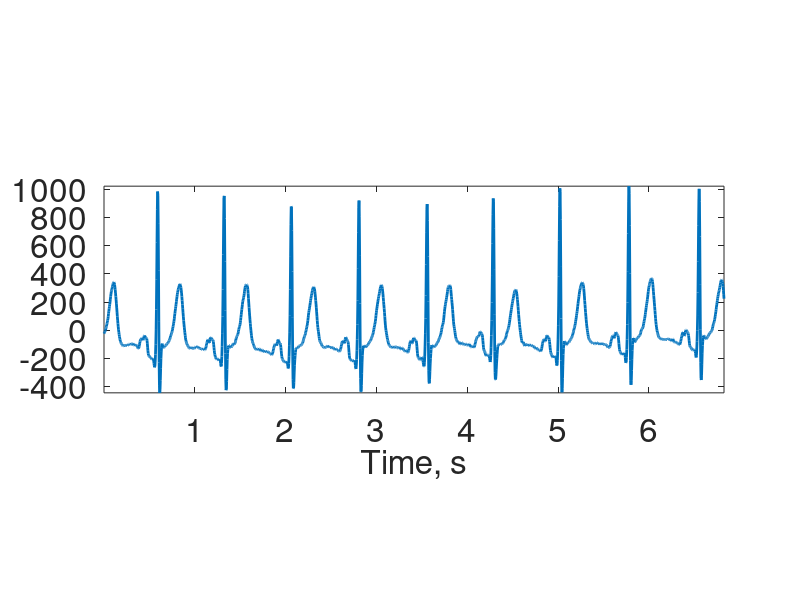
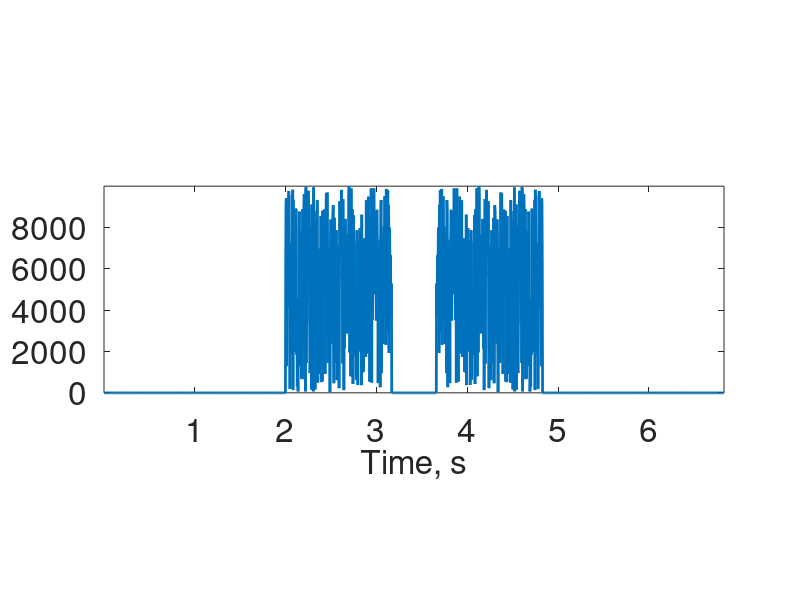
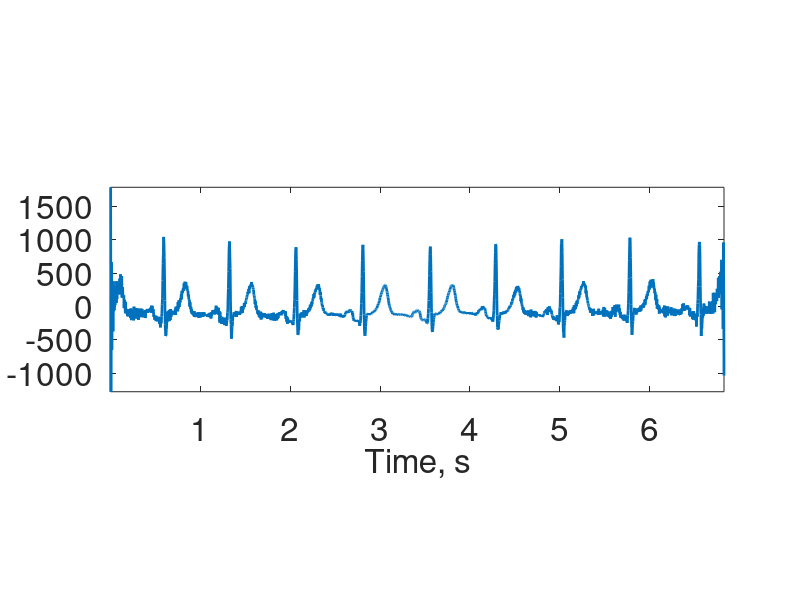
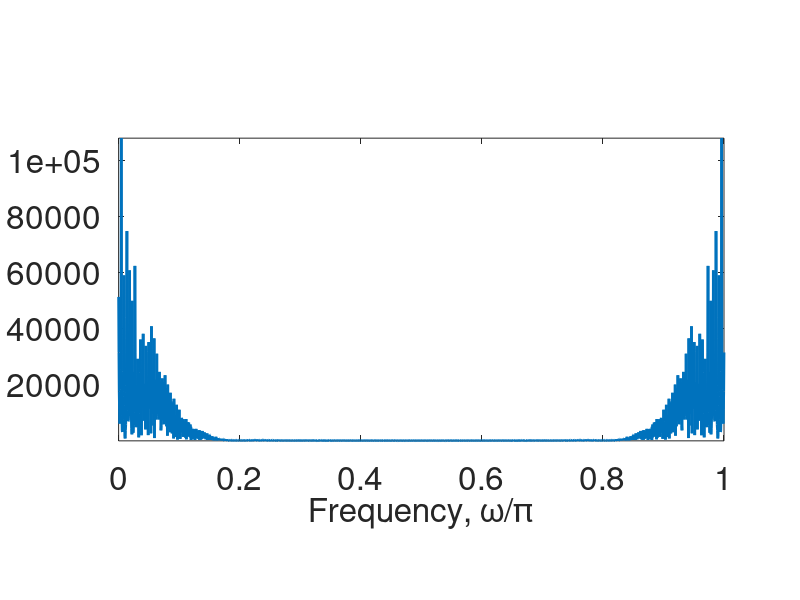

The MATLAB source for these figures, in order:
load('No28Round2_ECG.mat');

x=ECGsignal(20001:22048);
fx = fft(x);
%fnoise=[zeros(1, 74), random('norm', 0, 5000, 1, 350)+i*random('norm', 0, 5000, 1, 350), zeros(1, 600)];
fnoise=[zeros(1, 74), 10000*rand(1, 350), zeros(1, 600)];
fnoise=[fliplr(fnoise) fnoise];
%fnoise(fnoise>1000)=fnoise(fnoise>1000)/50;

fy=fx+fnoise;
y=ifft(fy);
figure(1);
hhh = plot((1:length(x))/300, x);
axisx=xlabel('Time, s');
set(gca, 'FontSize', 24, 'PlotBoxAspectRatio', [3 1 1]);
set(hhh, 'LineWidth', 2);
set(axisx, 'FontSize', 24);
axis tight;

figure(2)
hhh=plot((1:length(y))/300, fnoise);
axisx=xlabel('Time, s');
set(gca, 'FontSize', 24, 'PlotBoxAspectRatio', [3 1 1]);
set(hhh, 'LineWidth', 2);
set(axisx, 'FontSize', 24);
axis tight;

figure(3)
hhh=plot((1:length(y))/300, y);
axisx=xlabel('Time, s');
set(gca, 'FontSize', 24, 'PlotBoxAspectRatio', [3 1 1]);
set(hhh, 'LineWidth',2);
set(axisx, 'FontSize', 24);
axis tight;

figure(4)
hhh=plot((0:length(fx)-1)/(length(fx)-1), abs(fx(1:length(fx))));
axisx=xlabel('Frequency, \omega/\pi');
set(gca, 'FontSize', 24, 'PlotBoxAspectRatio', [3 1.5 1]);
set(hhh, 'LineWidth', 2);
set(axisx, 'FontSize', 24);
axis tight;


figure(5)
hhh=plot((0:length(fy)/2-1)/(length(fy)/2-1), abs(fy(1:length(fy)/2)));
axisx=xlabel('Frequency, \omega/\pi');
set(gca, 'FontSize', 24, 'PlotBoxAspectRatio', [3 1.5 1]);
set(hhh, 'LineWidth', 2);
set(axisx, 'FontSize', 24);
axis tight;

figure(6) %Fourier Domain Filtering
T=length(fy)
k1=round(T/2*.55)
k2=round(T/2*.95)
fy_filtered = fy;
fy_filtered(k1:k2)=zeros(1, k2-k1+1);
fy_filtered(T-k2:T-k1)=zeros(1, k2-k1+1);
a=length(fy_filtered)

%hhh=plot((0:length(fy)/2-1)/(length(fy)/2-1), abs(fy_filtered(1:length(fy)/2)));
hhh=plot((0:length(fy)-1)/(length(fy)-1), abs(fy_filtered-fy));
axisx=xlabel('Frequency, \omega/\pi');
set(gca, 'FontSize', 24, 'PlotBoxAspectRatio', [3 1.5 1]);
set(hhh, 'LineWidth', 2);
set(axisx, 'FontSize', 24);
axis tight;

figure(7)

y_filtered = ifft(fy_filtered);
hhh = plot((1:length(x))/300, real(y_filtered),(1:length(x))/300, x );
axisx=xlabel('Time, s');
set(gca, 'FontSize', 24, 'PlotBoxAspectRatio', [3 1 1]);
set(hhh, 'LineWidth', 2);
set(axisx, 'FontSize', 24);
axis tight;

figure(8)
error = real(y_filtered) - x;
hhh = plot((1:length(x))/300, error);
axisx=xlabel('Time, s');
set(gca, 'FontSize', 24, 'PlotBoxAspectRatio', [3 1 1]);
set(hhh, 'LineWidth', 2);
set(axisx, 'FontSize', 24);
axis tight;

% Time domain filtering
figure(9);
fh=ones(size(fy));
fh(k1:k2)=zeros(1, k2-k1+1);
fh(T-k2:T-k1)=zeros(1, k2-k1+1);
h=ifft([1 1 fh]);
y_timedomainfiltered = conv(h,x);
y_timedomainfiltered = y_timedomainfiltered(1:2048);
ratio =sum(abs(real(x)))./sum(abs(real( y_timedomainfiltered)))
hhh = plot((1:length(y_timedomainfiltered))/300, ratio.*real((y_timedomainfiltered)),(1:length(x))/300, x );
axisx=xlabel('Time, s');
set(gca, 'FontSize', 24, 'PlotBoxAspectRatio', [3 1 1]);
set(hhh, 'LineWidth', 2);
set(axisx, 'FontSize', 24);
axis tight;

figure(10)
error = ratio.*real(y_timedomainfiltered) - x;
hhh = plot((1:length(x))/300, error);
axisx=xlabel('Time, s');
set(gca, 'FontSize', 24, 'PlotBoxAspectRatio', [3 1 1]);
set(hhh, 'LineWidth', 2);
set(axisx, 'FontSize', 24);
axis tight;


